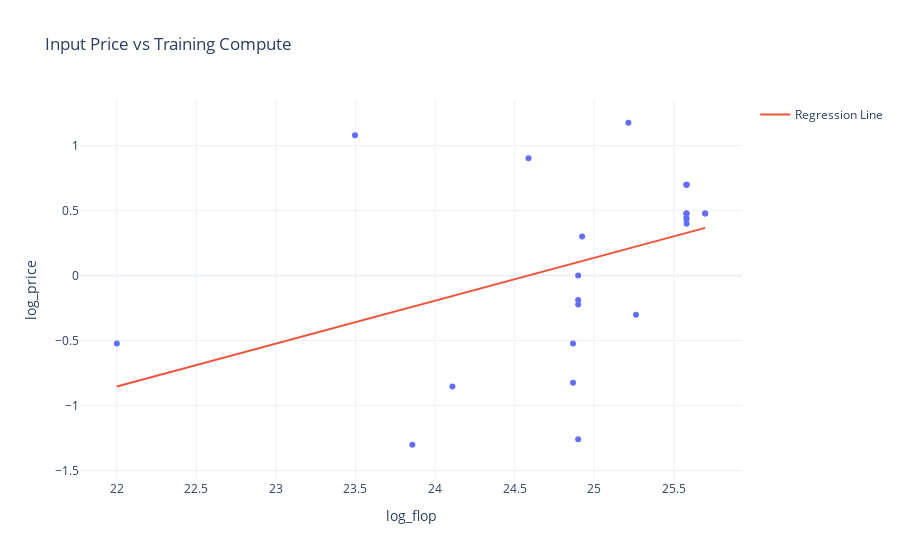

Notebook code for this chart:
### Code cell
# Plot the regression line
compute_range = np.linspace(input_price_df['log_flop'].min(), input_price_df['log_flop'].max(), 100)
predict_df = pd.DataFrame({'log_flop': compute_range})
predict_df['log_price'] = model.predict(predict_df)
fig = px.scatter(input_price_df, x='log_flop', y='log_price', title='Input Price vs Training Compute')
fig.add_trace(go.Scatter(x=predict_df['log_flop'], y=predict_df['log_price'], mode='lines', name='Regression Line'))
if save:
    save_plot(fig, results_dir, 'input_price_vs_training_compute_regression')
fig.show()
